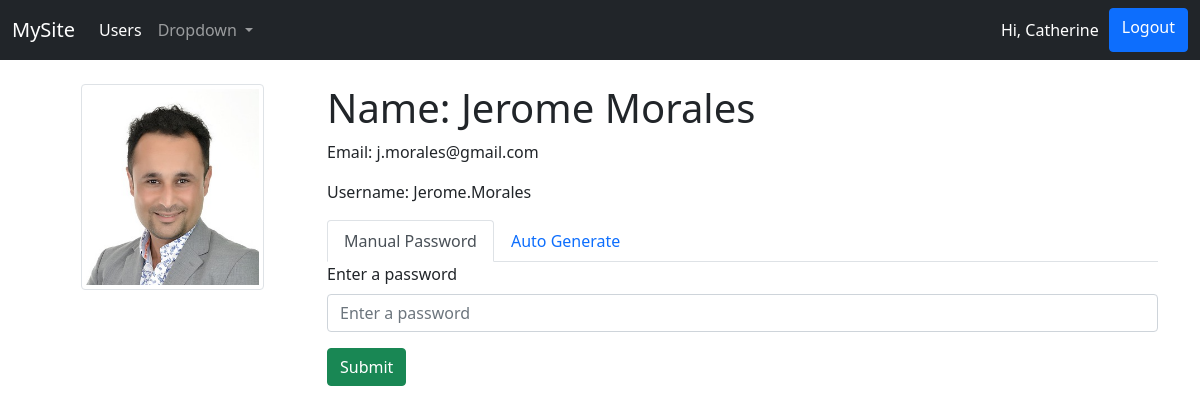
Screenshot of /user_profile.php?view=117 (signed in) with the database file from the repository.
### tables this page shows
CREATE TABLE `users` (
  `ID` int(3) NOT NULL,
  `ID_PIC` varchar(255) NOT NULL,
  `LASTNAME` varchar(100) DEFAULT NULL,
  `FIRSTNAME` varchar(100) DEFAULT NULL,
  `EMAIL` varchar(100) DEFAULT NULL,
  `ROLE` varchar(50) NOT NULL,
  `USERNAME` varchar(20) NOT NULL,
  `PASSWORD` varchar(255) NOT NULL
);

### inc/process.php (called while the page is built, shortened)
<?php
$path = "images/profile_pictures/";
if (isset($_GET['view'])) {
    $id = $_GET['view'];
    $individual_record_query = $con->query("SELECT * FROM users WHERE ID = $id");
    $row = $individual_record_query->fetch_assoc();
    $firstname = $row['FIRSTNAME'];
    $lastname = $row['LASTNAME'];
    $email = $row['EMAIL'];
    $username = $row['USERNAME'];
    $profile_pic = $row['ID_PIC'];
}

### user_profile.php (the view, shortened to what this page needs)
<?php
include 'inc/config.php';
include 'inc/process.php';
include 'inc/header.php';
include 'inc/nav.php';
?>
<div class="container mt-4">
<div class="row">
    <div class="col-md-3">
        <?php if (!empty($profile_pic)): ?>
            <img src="<?php echo $path . $profile_pic; ?>" alt="..." class="img-thumbnail img-center">
        <?php else: ?>
            <img src="<?php echo $path . "default.png"; ?>" alt="..." class="img-thumbnail img-center">
        <?php endif; ?>
    </div>
    <div class="col-md-9">
        <h1>Name: <?php echo $firstname . " " .$lastname?></h1>
        <p>Email: <?php echo $email; ?></p>
        <p>Username: <?php echo $username; ?></p>
        <ul class="nav nav-tabs" id="myTab" role="tablist">
            <li class="nav-item" role="presentation">
                <button class="nav-link active" id="home-tab" data-bs-toggle="tab" data-bs-target="#manual_password" type="button" role="tab" aria-controls="home" aria-selected="true">Manual Password</button>
            </li>
            <li class="nav-item" role="presentation">
                <button class="nav-link" id="profile-tab" data-bs-toggle="tab" data-bs-target="#generate_password" type="button" role="tab" aria-controls="profile" aria-selected="false">Auto Generate</button>
            </li>
            </ul>
            <form action="user_profile.php?view=<?php echo $id; ?>" method="POST">
                <div class="tab-content" id="myTabContent">
                    <div class="tab-pane fade show active" id="manual_password" role="tabpanel" aria-labelledby="home-tab">
                        <div class="mb-3">
                            <label for="m_password" class="form-label">Enter a password</label>
                            <input type="text" class="form-control" id="m_password" name="m_password" placeholder="Enter a password">
                        </div>
                        <div>
                            <button class="btn btn-success" name="m_password_btn">Submit</button>
                        </div>
                    </div>
                </div>
            </form>
    </div>
</div>
</div>
<?php
include 'inc/footer.php';
?>

### css/style.css (style rules this page uses)
.img-center { display: block; margin-left: auto; margin-right: auto; width: 70%; }

### rows the page displays
users: ID_PIC (picture), FIRSTNAME "Jerome", LASTNAME "Morales", EMAIL "j.morales@gmail.com", USERNAME "Jerome.Morales"

### other values shown
$_SESSION['current_user'] "Catherine"
